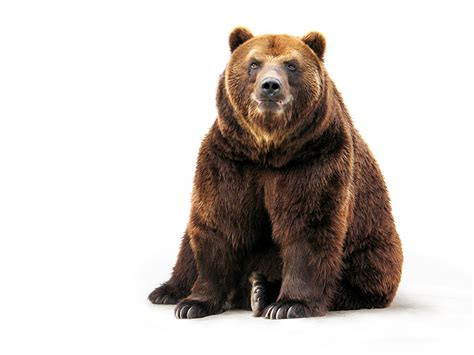
#> input picture Data/Raw/Bear.jpg, 474 x 355 px, found by its file name
$ jupyter execute --allow-errors DIY_calc.ipynb
#> lines starting #> are read from the running program, lines starting #| are printed output that depends on the picture
[cell 1]
import numpy as np
import cv2 as cv
#import Funcs as F

[cell 2]
def Calc_img_Moment(img,p,q):
    """
    Calculates the image moment for our picture of interest
    """

    # not correct, centroid calc comes out wrong

    h, w = img.shape
    y, x = np.mgrid[0:h, 0:w]
    return np.sum((x**p) * (y**q) * img)

def Centroid(img):
    """
    The calculation of the centroid is done here.

    """

    M_10 = Calc_img_Moment(img,1,0)
    M_01 = Calc_img_Moment(img,0,1)

    M_00 = Calc_img_Moment(img,0,0)

    return (M_10/M_00), (M_01/M_00)

[cell 3]
img_source = r"..\Data\Raw\Bear.jpg"

img = cv.imread(img_source,2)
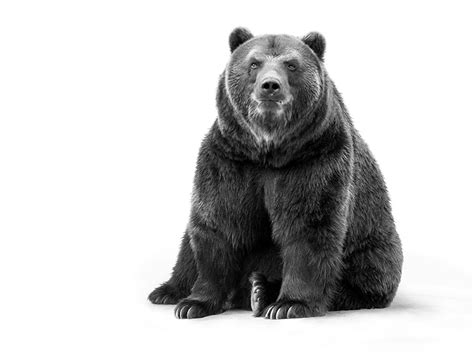
#> img: shape (355, 474); min 0, max 255, mean 199.4

[cell 4]
cx, cy = Centroid(img)
#> in Centroid, `M_10 = Calc_img_Moment(img,1,0)`: M_10 = 7488680629
#> in Centroid, `M_01 = Calc_img_Moment(img,0,1)`: M_01 = 5666206826
#> in Centroid, `M_00 = Calc_img_Moment(img,0,0)`: M_00 = 33551224
#> cx = 223.2; cy = 168.9
cx = int(round(cx))
#> cx = 223
cy = int(round(cy))
#> cy = 169
print(int(round(cx)), int(round(cy)))
#| 223 169

[cell 5]
# this code would be useful for us to see, by eye, if the image has calculated the correct centroid.

# Define the center coordinates, radius, color, and thickness
center_coordinates = (cx, cy)
#> center_coordinates = (223, 169)
radius = 1
colour = (255, 0, 0) # Blue color in BGR
thickness = 5

# Draw the circle
image = cv.circle(img, center_coordinates, radius, colour, thickness)

# Display the image
cv.imshow('Image with Circle', image)
cv.waitKey(0)
cv.destroyAllWindows()

[cell 6]
# We want to put the centroid onto the image itself with the help of libraries.
print(img)
#> (printed output is left out)


$ run again, with Data/Raw/Lion.jpg copied over Data/Raw/Bear.jpg
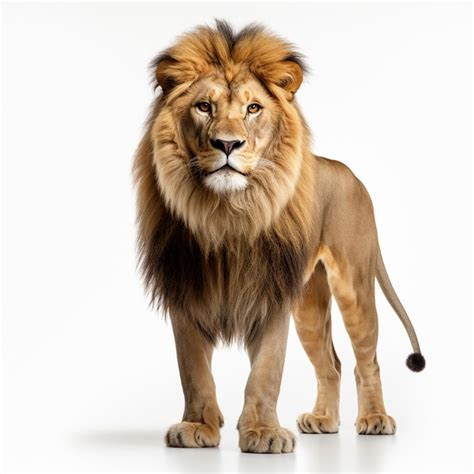
#> input picture Data/Raw/Lion.jpg, 474 x 474 px, found by its file name
#> `img = cv.imread(img_source,2)`:
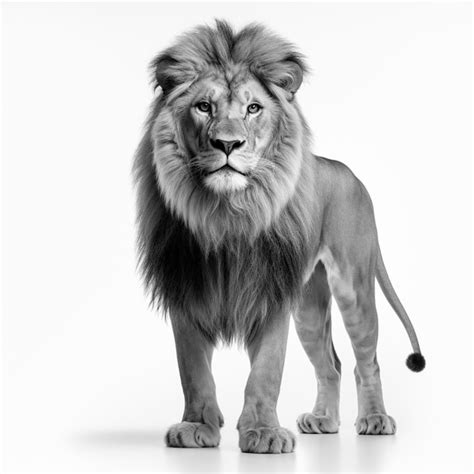
#> img: shape (474, 474); min 0, max 255, mean 204.9
#> M_10 = 10799629262
#> M_01 = 10778991609
#> M_00 = 46026130
#> `cx, cy = Centroid(img)`: cx = 234.6; cy = 234.2
#> `cx = int(round(cx))`: cx = 235
#> `cy = int(round(cy))`: cy = 234
#| 235 234
#> center_coordinates = (235, 234)
#> (printed output is left out)

$ run again, with Data/Raw/fox.jpg copied over Data/Raw/Bear.jpg
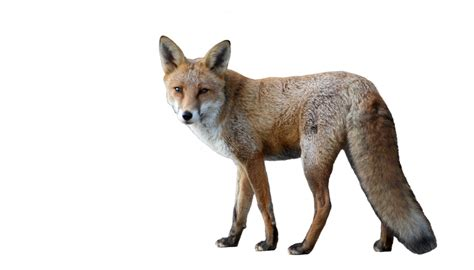
#> input picture Data/Raw/fox.jpg, 474 x 270 px, found by its file name
#> `img = cv.imread(img_source,2)`:
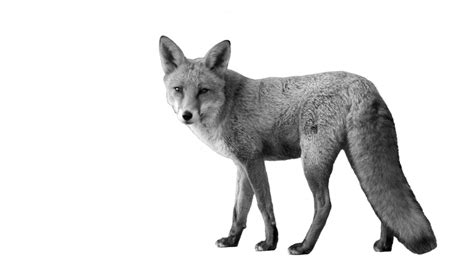
#> img: shape (270, 474); min 0, max 255, mean 221.8
#> M_10 = 6433744942
#> M_01 = 3762806759
#> M_00 = 28380097
#> `cx, cy = Centroid(img)`: cx = 226.7; cy = 132.6
#> `cx = int(round(cx))`: cx = 227
#> `cy = int(round(cy))`: cy = 133
#| 227 133
#> center_coordinates = (227, 133)
#> (printed output is left out)
